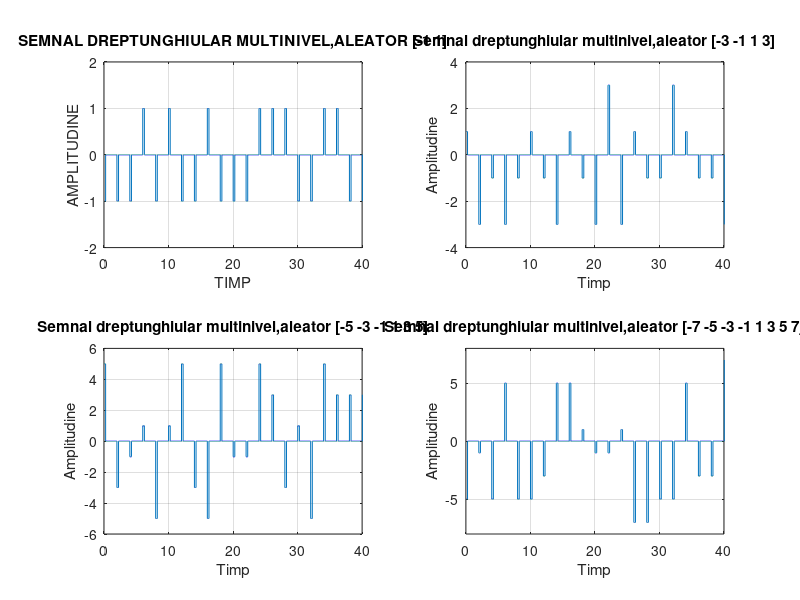

Recreate this plot in MATLAB.
clear all
clc

 nivel = [-1, 1];   %reprezinta nivelurile
 numpulses=50;      %cate pulse-uri sunt
 vector = cell(1,numpulses);  %vector returneaza un vector celula de matrici goale
    t1 =0.002;            %pasul lui t
    for i = 1:numpulses           %parcurgem fiecare puls 
        T = 2   ;                 %Perioada
        W = 0.25;               %cat de lat este pulse-ul
        t = 0:t1:T;
       vector{i} = randsample(nivel,1)*(t<=W);       %returneaza 1 vector celula de matrici goale(asimptota orizontala)    
    end                                     %sfarsit for
     pulse = [vector{:}];      %functia ce afiseaza un vector celula de matrici goale pe axa 0X
     t = (0:length(pulse)-1)*t1;          %domeniul lui Pcell unde length(vector{:})=10010 
     subplot(2,2,1)      %imparte fereastra grafica in 2 randuri si 2 coloane
     plot(t,pulse) ;    %reprezinta graficul
     ylim([-2 2])      %intre ce interval se gasesc valorile pe OY
     xlim([0 40])    %intre ce interval se gasesc valorile pe OX
     xlabel('TIMP')      %denumesc axa OX cu numele TIMP
     ylabel('AMPLITUDINE')   %denumesc axa OY cu numele AMPLITUDINE 
     title('SEMNAL DREPTUNGHIULAR MULTINIVEL,ALEATOR [-1 1]')   %titlul graficului
grid     %formatare grafic





nivel = [-3, -1, 1, 3];								%reprezinta nivelurile 
numpulses=50;									%cate pulse-uri sunt
    vector = cell(1,numpulses);							%vector returneaza un vector celula de matrici goale
    t1 =0.002;									%pasul lui t
    for i = 1:numpulses								%parcurgem fiecare puls
        T = 2   ; 								%Perioada							
        W = 0.25; 								%cat de lat este pulse-ul
        t = 0:t1:T;								
       vector{i} = randsample(nivel,1)*(t<=W); 					%returneaza un vector celula de matrici goale(asimptota orizontal
                                                         %de lungime t<W pana la valoarea t=alpha*W unde 1<=alpha<=n , n natural
										%iar functia randsample returneaza o valoare "1" aleatoare din vectorul "niveluri"
    end										%sfarsit for
    
    pulse = [vector{:}];							%functia ce afiseaza un vector celula de matrici goale pe axa 0X
     t = (0:length(pulse)-1)*t1;						%domeniul lui Pcell unde length(vector{:})=10010
     subplot(2,2,2)                    %imparte fereastra grafica in 2 randuri si 2 coloane
     plot(t,pulse) ;				%reprezinta graficul				
     ylim([-4 4])                 %intre ce interval se gasesc valorile pe OY   
     xlim([0 40])                   %intre ce interval se gasesc valorile pe OX
     xlabel('Timp')                   %denumesc axa OX cu numele TIMP
     ylabel('Amplitudine')                %denumesc axa OY cu numele AMPLITUDINE   
     title('Semnal dreptunghiular multinivel,aleator [-3 -1 1 3]')          %titlul graficului
grid                                                %formatare grafic

 



nivel = [-5, -3, -1, 1, 3, 5];                          %reprezinta nivelurile
 numpulses=50;                                      %cate pulse-uri sunt
 vector = cell(1,numpulses);                      %Pcell returneaza un vector celula de matrici goale
    t1 = .002;                                   %pasul lui t
    for i = 1:numpulses                         
        T = 2   ;                                 %perioada
        W = 0.25;                              %cat de lat este pulse-ul
        t = 0:t1:T;
       vector{i} = randsample(nivel,1)*(t<=W);             %functia randsample returneaza o valoare "1" aleatoare din vectorul "niveluri" 
    end                                                    %sfarsit for
     pulse = [vector{:}];                         	%o functie ce afiseaza un vector celula de matrici goale pe axa 0X
     t = (0:length(pulse)-1)*t1;                     %domeniul lui vector unde length(vector{:})=10010
     subplot(2,2,3)                                %imparte fereastra grafica in 2 randuri si 2 coloane
     plot(t,pulse) ;                            %reprezinta graficul
     ylim([-6 6])                               %intre ce interval se gasesc valorile pe OY  
     xlim([0 40])                               %intre ce interval se gasesc valorile pe OX
     xlabel('Timp')                                  %denumesc axa OX cu numele TIMP
     ylabel('Amplitudine')                            %denumesc axa OY cu numele AMPLITUDINE
     title('Semnal dreptunghiular multinivel,aleator [-5 -3 -1 1 3 5]')     %titlul graficului    
grid                                               %formatare grafic






nivel = [-7 -5, -3, -1, 1, 3, 5 7];                    %reprezinta nivelurile
 numpulses=50;                                         %cate pulse-uri sunt
 vector = cell(1,numpulses);                               %Vector returneaza un vector celula de matrici goale
    t1 = .002;                                              %pasul lui t 
    for i = 1:numpulses
        T = 2   ;                                           %perioada
        W = 0.25;                                          %cat de lat este pulse-ul
        t = 0:t1:T;
       vector{i} = randsample(nivel,1)*(t<=W);               %functia randsample returneaza o valoare "1" aleatoare din vectorul "niveluri" 
    end                                                       %sfarsit for
     pulse = [vector{:}];                                 %o functie ce afiseaza un vector celula de matrici goale pe axa 0X     
     t = (0:length(pulse)-1)*t1;                          %domeniul lui Pcell unde length(vector{:})=10010
     subplot(2,2,4)                                      %imparte fereastra grafica in 2 randuri si 2 coloane
     plot(t,pulse) ;                                     %reprezinta graficul 
     ylim([-8 8])                                        %intre ce interval se gasesc valorile pe OY 
     xlim([0 40])                                        %intre ce interval se gasesc valorile pe OX
     xlabel('Timp')                                      %denumesc axa OX cu numele TIMP
     ylabel('Amplitudine')                                         %denumesc axa OY cu numele AMPLITUDINE
     title('Semnal dreptunghiular multinivel,aleator [-7 -5 -3 -1 1 3 5 7]')        %titlul graficului  
grid                                 %formatare grafic